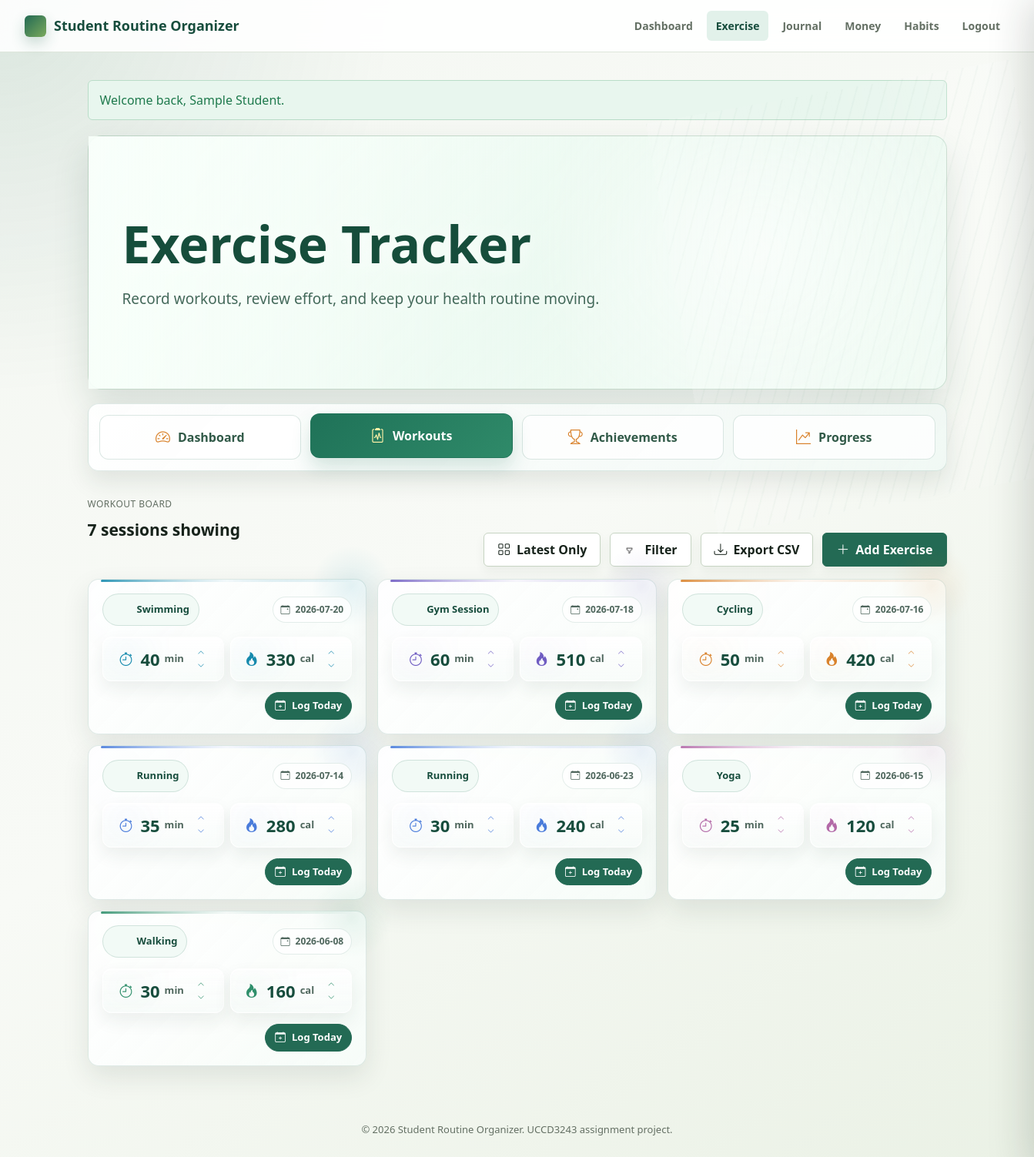
Page /modules/exercise/index.php?view=workouts&history=1 (signed in) on the committed database.
### tables this page shows
CREATE TABLE exercise_records (
  exercise_id INT AUTO_INCREMENT PRIMARY KEY,
  user_id INT NOT NULL,
  activity_type VARCHAR(80) NOT NULL,
  duration_minutes INT NOT NULL,
  calories_burned INT NOT NULL,
  exercise_date DATE NOT NULL,
  notes VARCHAR(255),
  created_at TIMESTAMP DEFAULT CURRENT_TIMESTAMP,
  updated_at TIMESTAMP DEFAULT CURRENT_TIMESTAMP ON UPDATE CURRENT_TIMESTAMP,
  CONSTRAINT fk_exercise_user
    FOREIGN KEY (user_id) REFERENCES users(user_id)
    ON DELETE CASCADE,
  INDEX idx_exercise_user_date (user_id, exercise_date)
);

### modules/exercise/index.php (the view, shortened to what the rows shown need)
<?php
require __DIR__ . '/../../includes/validation.php';
require __DIR__ . '/exercise_helpers.php';
$userId = (int) $_SESSION['user_id'];
$filters = exerciseFiltersFromRequest($_GET);
$showWorkoutHistory = ($_GET['history'] ?? '') === '1';
$workoutRecords = [];
$summary = [
    'total' => 0,
    'minutes' => 0,
    'calories' => 0,
    'average_duration' => 0,
    'week_minutes' => 0,
    'week_calories' => 0,
];
$dashboardStats = [
    'today_calories' => 0,
    'week_average_calories' => 0,
    'weekly_calories' => [],
    'category_totals' => [],
];
$pageError = null;
try {
    $connection = getDatabaseConnection();
    $summaryStmt = $connection->prepare('SELECT COUNT(*) AS total, COALESCE(SUM(duration_minutes), 0) AS minutes, COALESCE(SUM(calories_burned), 0) AS calories, COALESCE(AVG(duration_minutes), 0) AS average_duration FROM exercise_records WHERE user_id = ?');
    $summaryStmt->bind_param('i', $userId);
    $summaryStmt->execute();
    $summaryRow = $summaryStmt->get_result()->fetch_assoc();
    $summary['calories'] = (int) $summaryRow['calories'];
    $weekStmt = $connection->prepare('SELECT COALESCE(SUM(duration_minutes), 0) AS minutes, COALESCE(SUM(calories_burned), 0) AS calories FROM exercise_records WHERE user_id = ? AND exercise_date >= DATE_SUB(CURDATE(), INTERVAL 6 DAY)');
    $weekStmt->bind_param('i', $userId);
    $weekStmt->execute();
    $weekRow = $weekStmt->get_result()->fetch_assoc();
    $summary['week_calories'] = (int) $weekRow['calories'];
    $dashboardStats['week_average_calories'] = (int) round($summary['week_calories'] / 7);
    $todayStmt = $connection->prepare('SELECT COALESCE(SUM(calories_burned), 0) AS calories FROM exercise_records WHERE user_id = ? AND exercise_date = CURDATE()');
    $todayStmt->bind_param('i', $userId);
    $todayStmt->execute();
    $todayRow = $todayStmt->get_result()->fetch_assoc();
    $dashboardStats['today_calories'] = (int) $todayRow['calories'];
    $dailyCalories = [];
    for ($dayOffset = 6; $dayOffset >= 0; $dayOffset--) {
        $date = new DateTime("-{$dayOffset} days");
        $dateKey = $date->format('Y-m-d');
        $dayCalories = $dailyCalories[$dateKey] ?? 0;
        $dashboardStats['weekly_calories'][] = [
            'date' => $dateKey,
            'label' => $date->format('D'),
            'calories' => $dayCalories,
        ];
    }
    $categoryStmt = $connection->prepare('SELECT activity_type, COALESCE(SUM(duration_minutes), 0) AS total_minutes, COALESCE(SUM(calories_burned), 0) AS total_calories FROM exercise_records WHERE user_id = ? GROUP BY activity_type ORDER BY total_minutes DESC, activity_type ASC');
    $categoryStmt->bind_param('i', $userId);
    $categoryStmt->execute();
    $categoryResult = $categoryStmt->get_result();
    while ($categoryRow = $categoryResult->fetch_assoc()) {
        $dashboardStats['category_totals'][] = [
            'activity_type' => $categoryRow['activity_type'],
            'total' => (int) $categoryRow['total_minutes'],
            'calories' => (int) $categoryRow['total_calories'],
        ];
    }
    $filterQuery = exerciseFilterQuery($filters, $userId);
    $sql = 'SELECT exercise_id, activity_type, duration_minutes, calories_burned, exercise_date FROM exercise_records WHERE ' . $filterQuery['where'] . ' ORDER BY ' . exerciseOrderBy($filters['sort']);
    $stmt = $connection->prepare($sql);
    $params = $filterQuery['params'];
    exerciseBindParams($stmt, $filterQuery['types'], $params);
    $stmt->execute();
    $records = $stmt->get_result()->fetch_all(MYSQLI_ASSOC);
    $workoutRecords = $records;
} catch (Throwable $exception) {
    $pageError = 'Exercise records are unavailable right now. Please check the database setup.';
}
$currentView = cleanInput((string) ($_GET['view'] ?? 'dashboard'));
$maxWeeklyCalories = max(array_column($dashboardStats['weekly_calories'], 'calories') ?: [0]);
$categoryColors = ['#1f7258', '#d9822b', '#4f8fcb', '#8a6ad8', '#d65757', '#6aa56f', '#c49b2e', '#5f6f69'];
$categoryTotal = array_sum(array_column($dashboardStats['category_totals'], 'total'));
$pieSegments = [];
$pieSlices = [];
$pieStart = 0.0;
foreach ($dashboardStats['category_totals'] as $categoryIndex => $category) {
    $slice = ($category['total'] / $categoryTotal) * 100;
    $pieEnd = $pieStart + $slice;
    $pieSegments[] = $categoryColors[$categoryIndex % count($categoryColors)] . ' ' . $pieStart . '% ' . $pieEnd . '%';
    $pieSlices[] = [
        'activity' => $category['activity_type'],
        'calories' => (int) $category['calories'],
        'start' => $pieStart,
        'end' => $pieEnd,
    ];
    $pieStart = $pieEnd;
}
$pieChartStyle = $pieSegments ? 'background: conic-gradient(' . implode(', ', $pieSegments) . ');' : '';
$pieTooltipText = $dashboardStats['category_totals'] ? 'Hover a category' : 'No workout categories recorded yet.';
$pieSlicesJson = json_encode($pieSlices, JSON_HEX_APOS | JSON_HEX_QUOT | JSON_UNESCAPED_SLASHES);
require __DIR__ . '/../../includes/header.php';
?>
<section class="exercise-hero">
    <div class="exercise-hero-copy">
        <h1>Exercise Tracker</h1>
    </div>
</section>
<?php if ($pageError): ?>
    <div class="alert alert-error"><?= escapeOutput($pageError); ?></div>
<?php else: ?>
    <?php if ($currentView === 'dashboard'): ?>
        <section class="exercise-dashboard-grid" aria-label="Exercise dashboard">
            <article class="exercise-insight-card">
                <span class="summary-label">Calories Today</span>
                <strong><?= number_format($dashboardStats['today_calories']); ?> kcal</strong>
                <p class="muted">Calories burned from workouts logged today.</p>
            </article>
            <article class="exercise-insight-card">
                <span class="summary-label">Weekly Average</span>
                <strong><?= number_format($dashboardStats['week_average_calories']); ?> kcal</strong>
                <p class="muted">Average calories burned per day over the last 7 days.</p>
            </article>
            <article class="exercise-insight-card">
                <span class="summary-label">All-Time Calories</span>
                <strong><?= number_format($summary['calories']); ?> kcal</strong>
                <p class="muted">Estimated calories burned from workouts.</p>
            </article>
            <article class="exercise-insight-card">
                <span class="summary-label">This Week</span>
                <strong><?= number_format($summary['week_calories']); ?> kcal</strong>
                <p class="muted">Total calories burned in the last 7 days.</p>
            </article>
        </section>
        <section class="exercise-chart-grid" aria-label="Exercise charts">
            <article class="panel exercise-chart-card">
                <div class="exercise-chart-heading">
                    <div>
                        <p class="summary-label">Weekly Calories</p>
                        <h2>Last 7 days</h2>
                    </div>
                    <span><?= number_format($summary['week_calories']); ?> cal</span>
                </div>
                <div class="exercise-axis-chart" aria-label="Weekly calories burned bar chart">
                    <div class="exercise-y-axis" aria-hidden="true">
                        <span><?= number_format($maxWeeklyCalories); ?></span>
                        <span><?= number_format((int) round($maxWeeklyCalories / 2)); ?></span>
                        <span>0</span>
                    </div>
                    <div class="exercise-bar-chart">
                    <?php foreach ($dashboardStats['weekly_calories'] as $day): ?>
                        <?php $barHeight = $maxWeeklyCalories > 0 ? max(8, (int) round(($day['calories'] / $maxWeeklyCalories) * 100)) : 8; ?>
                        <div class="exercise-bar-item">
                            <span class="exercise-bar-value"><?= number_format($day['calories']); ?></span>
                            <span class="exercise-bar-fill" style="height: <?= $barHeight; ?>%;"></span>
                            <span class="exercise-bar-label"><?= escapeOutput($day['label']); ?></span>
                        </div>
                    <?php endforeach; ?>
                    </div>
                    <span class="exercise-y-axis-title" aria-hidden="true">Calories</span>
                    <span class="exercise-x-axis-title" aria-hidden="true">Days</span>
                </div>
            </article>
            <article class="panel exercise-chart-card">
                <div class="exercise-chart-heading">
                    <div>
                        <p class="summary-label">Workout Categories</p>
                    </div>
                    <span><?= number_format($categoryTotal); ?> min</span>
                </div>
                <div class="exercise-pie-layout">
                    <div class="exercise-pie-chart" style="<?= escapeOutput($pieChartStyle); ?>" aria-label="Workout category pie chart" data-pie-tooltip="<?= escapeOutput($pieTooltipText); ?>" data-pie-slices="<?= escapeOutput($pieSlicesJson ?: '[]'); ?>" tabindex="0"></div>
                    <div class="exercise-pie-legend">
                        <?php if ($dashboardStats['category_totals']): ?>
                            <?php foreach ($dashboardStats['category_totals'] as $categoryIndex => $category): ?>
                                <span>
                                    <i style="background: <?= escapeOutput($categoryColors[$categoryIndex % count($categoryColors)]); ?>;"></i>
                                    <?= escapeOutput($category['activity_type']); ?>
                                </span>
                            <?php endforeach; ?>
                        <?php else: ?>
                            <p class="muted">No workout categories recorded yet.</p>
                        <?php endif; ?>
                    </div>
                </div>
            </article>
        </section>
    <?php elseif ($currentView === 'workouts'): ?>
        <section class="exercise-board-header">
            <div>
                <h2>
                    <?= number_format(count($workoutRecords)); ?>
                    <?= $showWorkoutHistory ? 'session' : 'routine'; ?><?= count($workoutRecords) === 1 ? '' : 's'; ?> showing
                </h2>
            </div>
        </section>
        <?php if (!$workoutRecords): ?>
            <section class="panel empty-state">
                <h2>No exercise records found</h2>
                <p class="muted">Add a workout session or adjust the filters to review your exercise progress.</p>
                <div class="button-row">
                    <?php if ($showWorkoutHistory): ?>
                        <button class="button" type="button" data-filter-open>Open Filters</button>
                    <?php endif; ?>
                    <a class="button primary" href="<?= BASE_URL; ?>/modules/exercise/create.php">Add Exercise</a>
                </div>
            </section>
        <?php else: ?>
            <section class="exercise-card-grid" aria-label="Exercise records">
                <?php foreach ($workoutRecords as $record): ?>
                    <article
                        class="exercise-card exercise-card-<?= escapeOutput(exerciseActivityClass($record['activity_type'])); ?>"
                        data-exercise-routine
                        data-default-duration="<?= (int) $record['duration_minutes']; ?>"
                        data-default-calories="<?= (int) $record['calories_burned']; ?>"
                    >
                        <div class="exercise-card-topline">
                            <span class="exercise-activity"><?= exerciseActivityIconMarkup((string) $record['activity_type']); ?><?= escapeOutput($record['activity_type']); ?></span>
                            <span class="status-pill"><i class="bi bi-calendar-event" aria-hidden="true"></i><?= escapeOutput($record['exercise_date']); ?></span>
                        </div>
                        <div class="exercise-stat-row">
                            <div class="exercise-stat-adjust" aria-label="Adjust duration for <?= escapeOutput($record['activity_type']); ?>">
                                <i class="bi bi-stopwatch" aria-hidden="true"></i>
                                <span class="exercise-stat-value"><strong data-exercise-value="duration"><?= number_format((int) $record['duration_minutes']); ?></strong> min</span>
                                <div class="exercise-adjust-controls">
                                    <button type="button" data-exercise-adjust="duration" data-direction="up" aria-label="Increase duration by 1 minute"><i class="bi bi-chevron-up" aria-hidden="true"></i></button>
                                    <button type="button" data-exercise-adjust="duration" data-direction="down" aria-label="Decrease duration by 1 minute"><i class="bi bi-chevron-down" aria-hidden="true"></i></button>
                                </div>
                            </div>
                            <div class="exercise-stat-adjust" aria-label="Adjust calories for <?= escapeOutput($record['activity_type']); ?>">
                                <i class="bi bi-fire" aria-hidden="true"></i>
                                <span class="exercise-stat-value"><strong data-exercise-value="calories"><?= number_format((int) $record['calories_burned']); ?></strong> cal</span>
                                <div class="exercise-adjust-controls">
                                    <button type="button" data-exercise-adjust="calories" data-direction="up" aria-label="Increase calories by 1"><i class="bi bi-chevron-up" aria-hidden="true"></i></button>
                                    <button type="button" data-exercise-adjust="calories" data-direction="down" aria-label="Decrease calories by 1"><i class="bi bi-chevron-down" aria-hidden="true"></i></button>
                                </div>
                            </div>
                        </div>
                        <div class="exercise-card-actions">
                            <form class="exercise-log-form" method="post" action="<?= BASE_URL; ?>/modules/exercise/create.php">
                                <button class="button small-button primary" type="submit">
                                    <i class="bi bi-calendar-plus" aria-hidden="true"></i> Log Today
                                </button>
                            </form>
                        </div>
                    </article>
                <?php endforeach; ?>
            </section>
        <?php endif; ?>
    <?php endif; ?>
<?php endif; ?>
<?php require __DIR__ . '/../../includes/footer.php'; ?>

### rows in the picture
exercise_records: activity_type "Swimming", exercise_date "2026-07-20", duration_minutes "40", calories_burned "330"
exercise_records: activity_type "Gym Session", exercise_date "2026-07-18", duration_minutes "60", calories_burned "510"
exercise_records: activity_type "Cycling", exercise_date "2026-07-16", duration_minutes "50", calories_burned "420"
exercise_records: activity_type "Running", exercise_date "2026-07-14", duration_minutes "35", calories_burned "280"
exercise_records: activity_type "Running", exercise_date "2026-06-23", duration_minutes "30", calories_burned "240"
exercise_records: activity_type "Yoga", exercise_date "2026-06-15", duration_minutes "25", calories_burned "120"
exercise_records: activity_type "Walking", exercise_date "2026-06-08", duration_minutes "30", calories_burned "160"

### other values in the picture
APP_NAME "Student Routine Organizer"
escapeOutput($label) "Dashboard"
escapeOutput($label) "Exercise"
escapeOutput($label) "Journal"
escapeOutput($label) "Money"
escapeOutput($label) "Habits"
$message "Welcome back, Sample Student."
escapeOutput($viewData['label']) "Dashboard"
escapeOutput($viewData['label']) "Workouts"
escapeOutput($viewData['label']) "Achievements"
escapeOutput($viewData['label']) "Progress"
count($workoutRecords) "7"
